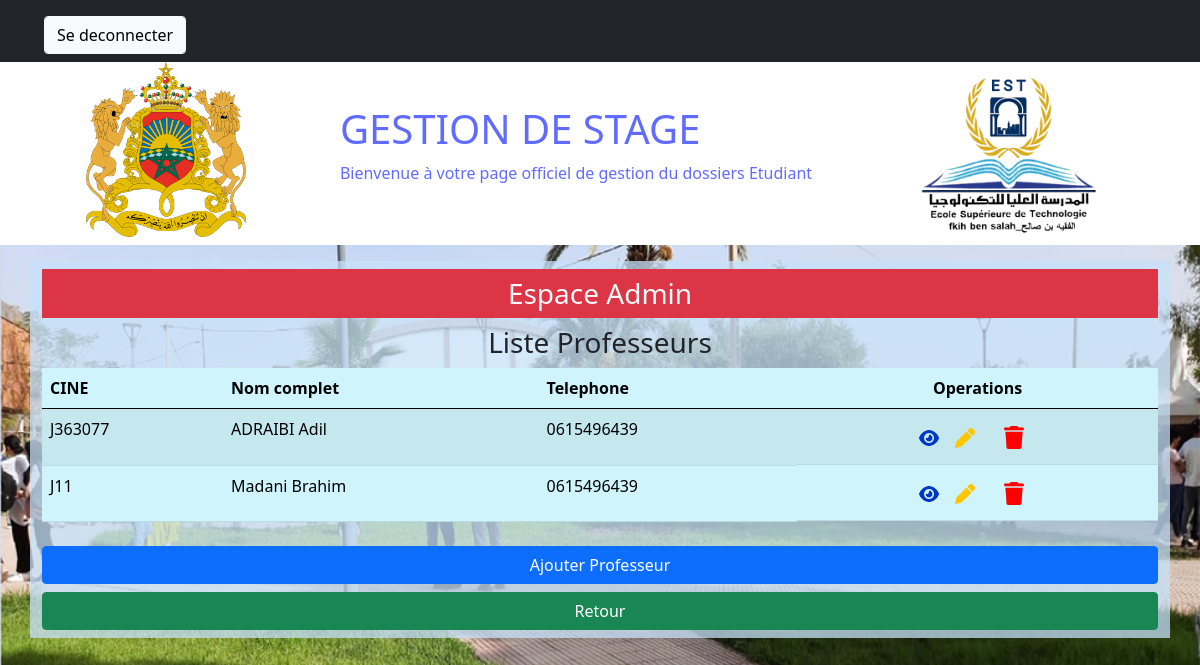
The app's page /listeProfs/ (signed in) with its own data.
### manager/models.py (models this page shows, shortened)
class User(AbstractUser):
    class Role(models.TextChoices):
        ADMIN="ADMIN", 'ADMIN'
        PROF="PROF", 'PROF'
        ETUDIANT="ETUDIANT", 'ETUDIANT'
    SEX = (
        ("Male", "Male"),
        ('Female', 'Female'),
    )
    base_role=Role.ADMIN
    base_role1=Role.ETUDIANT
    role = models.CharField(max_length = 20, choices= Role)
    Sex =  models.CharField(max_length = 10, choices=SEX)
    adresse=models.TextField(max_length=150,null=True)
    tel=models.CharField(max_length=40,null=True)
    Napog=models.IntegerField(default=0,null=True)
    CNE=models.CharField(max_length=50,null=True)
    dateN= models.DateField(auto_now=False, auto_now_add=False, null=True)
    lieuxN = models.CharField(max_length=50,null=True)
    SPC = models.CharField(max_length = 50,null=True)

### manager/views.py (the view)
# urls.py: path('listeProfs/', views.listProfs, name='listProfs'),
def listProfs(request):
    if request.user.is_authenticated and request.user.role == 'ADMIN':
        profs=Prof.prof.all()
        return render(request, 'manager/listeProfs.html', {'profs':profs})

### manager/models.py (called while the page is built)
    def get_queryset(self, *args, **kwargs):
        result=super().get_queryset(*args, **kwargs)
        return result.filter(role=User.Role.PROF)

### templates/manager/listeProfs.html (shortened to what this page needs)
{% extends 'manager/base.html' %}
{% load static %}
{% block content %}
<div class="form  container">
  <h3 class="text-light bg-danger p-2">Espace Admin</h3>
  <h3>Liste Professeurs</h3>
  <ul class="list-group">
  {% if profs %}
    <table class="table table-info table-striped">
      <thead>
        <tr>
          <th scope="col">CINE</th>
          <th scope="col">Nom complet</th>
          <th scope="col">Telephone</th>
          <th class="d-flex justify-content-center" scope="col">Operations</th>
        </tr>
      </thead>
      <tbody>
        {% for prof in profs %}
        <tr>
          <td>{{ prof.username }}</td>
          <td>{{ prof.last_name }} {{ prof.first_name }}</td>
          <td>{{ prof.tel }}</td>
          <td class="d-flex justify-content-center align-items-center">
            <a class="mx-2" href="{% url 'afficherProf' prof.pk %}">
              <img src="{% static 'icons/eye-solid.png' %}" alt="Show" width="20">
            </a>
            <a class="mx-2" href="{% url 'updateProf' prof.pk %}">
              <img src="{% static 'icons/pen-solid.png' %}" alt="Show" width="20">
            </a>
            <form   action="{% url 'deleteProf' prof.id %}" method="post">
              <button   type="submit" class="btn btn-outline mx-2" onclick="confirmDeletion(event, '{{ prof.id }}')">
                <img src="{% static 'icons/trash-solid.png' %}" alt="Delete" width="20">
              </button>
            </form>
          </td>
        </tr>
        {% endfor %}
      </tbody>
    </table>
  {% else  %}
  <li class="list-group-item">
    <h4 class="text-primary">Aucun Professeur</h4>
   </li>
  {%endif%}
  <div class="d-grid gap-2 mt-2">
    <a href="{% url 'ajoutProf' %}" class="btn btn-primary">Ajouter Professeur</a>
  </div>
  <div class="d-grid gap-2 mt-2">
    <a href="{% url 'filiereAdmin' %}" class="btn btn-success">Retour</a>
  </div>
</div>
{% endblock content %}

### manager/static/css/style.css (style rules this page uses)
body { background-image: url("../2.png"); background-size: cover; background-repeat: no-repeat; box-sizing: border-box; }
.form { background-color: rgba(199, 226, 250, 0.747); padding: 8px 5vw; margin-top: 16px; }
h3 { text-align: center; }

### records on screen
User: username "J363077", last_name "ADRAIBI", first_name "Adil", tel "0615496439"
User: username "J11", last_name "Madani", first_name "Brahim", tel "0615496439"
